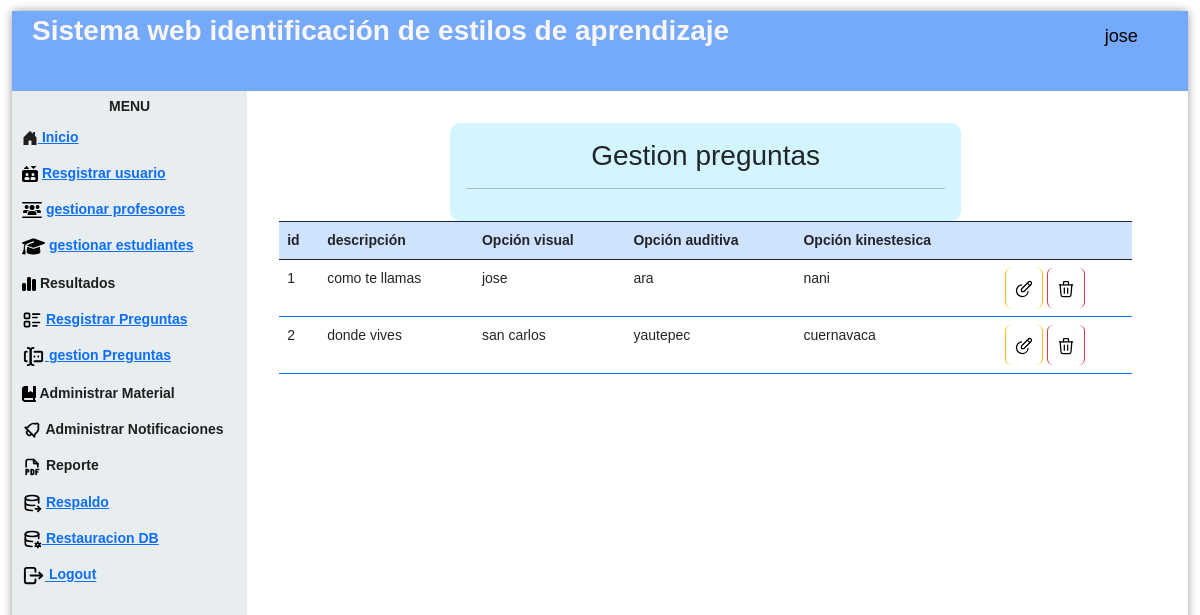
Screenshot of /gestionPreguntas.php (signed in) with the database file from the repository.
### tables this page shows
CREATE TABLE `pregunta` (
  `idpreguntas` int(11) NOT NULL,
  `descripción_p` varchar(300) NOT NULL
);

CREATE TABLE `opcion` (
  `idop` int(11) NOT NULL,
  `idPregunta` int(11) NOT NULL,
  `descripción_op` varchar(180) NOT NULL,
  `categoria` varchar(25) NOT NULL
);

### gestionPreguntas.php (the view, shortened to what this page needs)
<!DOCTYPE html>
<html lang="en">
<head>
    <link href="https://cdn.jsdelivr.net/npm/bootstrap@5.2.2/dist/css/bootstrap.min.css" rel="stylesheet">
    <link href='css/nav.css' rel='stylesheet' type='text/css'>
    <link href='css/formulario.css' rel='stylesheet' type='text/css'>
</head>
<body>
<div class="page">
  <div class="pageHeader">
    <div class="title">Sistema web identificación de estilos de aprendizaje</div>
    <div class="userPanel"><span class="username" style="color:#000000";><i class="fa-solid fa-user-large"></i></svg>
          <?php   echo  $_SESSION["nombre"];
            ?></span></div>
  </div>
  <div class="main">
    <div class="nav">
      <div class="menu">
      <div class="title"><center>Menu</center></div>
        <ul>
          <li><a href="controlador/loginrol.php"> Inicio<a></li>
          <li>
            <a href="registroUs.php"> Resgistrar usuario<a></li>
          <li>
            <a href="gestionPr.php">gestionar profesores<a></li>
            <li>
          <a href="gestionEs.php"> gestionar estudiantes<a></li>
          <li>Resultados</li>
          <li>   <a href="registroPregunta.php"> Resgistrar Preguntas<a></li>
          <li><a href="gestionPreguntas.php"> gestion Preguntas<a></li>
          <li>Administrar Material</li>
          <li>  Administrar Notificaciones</li>
          <li>  Reporte</li>
          <li> <a href="generaR.php"> Respaldo<a></li>
          <li><a href="respaldo"> Restauracion DB<a></li>
          <li><a href="controlador/cerrarsesion.php"> Logout<a></li>
        </ul>
      </div>
    </div>
    <div class="view col-12 p-3 ">
      <div class="container-fluid row">
        <div class="col-12 p-3">
        <form action="" method="get" class="col-10 p-3 m-auto formulario">
           <h3>Gestion preguntas</h3>
           <hr    color="#000000";>
        </form>
        <?php
          include "modelo/conexion.php";
          $sql = $conexion->query("SELECT * FROM pregunta");
        ?>
        <table class="table">
        <thead class="table bg-light text-dark table-striped table-bordered border-dark table-primary">
    <tr>
        <th scope="col">id</th>
        <th scope="col">descripción</th>
        <th scope="col">Opción visual</th>
        <th scope="col">Opción auditiva</th>
        <th scope="col">Opción kinestesica</th>
        <th scope="col"></th>
    </tr>
</thead>
          <tbody class="table table table-striped table-hover table-bordered border-primary">
            <?php
              while($datos=$sql->fetch_object()){
                $idPregunta = $datos->idpreguntas;
                $sqlOpciones = $conexion->query("SELECT * FROM opcion WHERE idPregunta = $idPregunta");
              ?>
            <tr>
              <td><?= $datos->idpreguntas ?></td>
              <td><?= $datos->descripción_p ?></td>
               <?php
                while ($opciones = $sqlOpciones->fetch_object()) {
                echo '<td>' . $opciones->descripción_op . '</td>';
                }
               ?>
               <td>
                <a href="modificacionPre.php?id=<?= $datos->idpreguntas ?>" class="btn btn-small btn-warning">
                </a>
                <a onclick="return eliminar()" href="gestionPreguntas.php?id=<?= $datos->idpreguntas ?>"  class="btn btn-small btn-danger" >
                </a>
              </td>
            </tr>
            <?php }
              ?>
          </tbody>
        </table>
      </div>
    </div>
    </div>
  </div>
</div>
</body>
</html>

### css/nav.css (style rules this page uses)
html { background-image: url(http://www.ultraimg.com/images/2UeGfhZ.jpg); }
body { padding: 0px; margin: 0px; font-family: "Open Sans"; font-size: 14px; }
.page { position: absolute; width: 98%; height: 98%; left: 1%; top: 1%; background-color: rgba(255, 255, 255, 0.7); -moz-border-radius: 4px; -webkit-border-radius: 4px; border-radius: 4px; -moz-box-shadow: 0 0 10px 0 rgba(0, 0, 0, 0.4); -webkit-box-shadow: 0 0 10px 0 rgba(0, 0, 0, 0.4); box-shadow: 0 0 10px 0 rgba(0, 0, 0, 0.4); }
.pageHeader { width: 100%; height: 80px; line-height: 50px; background-color: #75a9f9; color: rgb(250, 246, 246); -moz-box-sizing: border-box; -webkit-box-sizing: border-box; box-sizing: border-box; padding: 5px 20px; vertical-align: middle; }
.pageHeader .title { width: 70%; float: left; line-height: 30px; font-size: 2em; font-weight: 700; }
.pageHeader .userPanel { width: 30%; float: right; }
.pageHeader .userPanel .username { float: right; line-height: 40px; padding: 0px 20px; font-weight: 400; font-size: 1.3em; color:#201f1f; }
.main { position: relative; width: 100%; height: 100%; clear: both; background-color: white; }
.main .nav { width: 20%; height: 100%; float: left; background-color: rgba(227, 234, 235, 0.8); }
.main .nav .menu { width: 100%; margin: 5px; color: #201f1f; }
.main .nav .menu .title { font-weight: 700; font-size: 1em; text-transform: uppercase; }
.main .nav .menu ul { padding-left: 0px; }
.main .nav .menu ul li { cursor: pointer; list-style: none; margin: 5px 0px; padding: 5px 0px; font-weight: 600; margin-right: 10px; padding-left: 5px; -moz-border-radius: 4px; -webkit-border-radius: 4px; border-radius: 4px; transition: 0.25s all; }
.main .view { position: relative; overflow: hidden; }
.main .view ,img { float: right; padding-top: 3%; width: 80%; }
.view ,table { align-items: center; }

### css/formulario.css (style rules this page uses)
* { transition: .4s; box-sizing: border-box; font-family: 'arial'; }
body { background: rgba(255, 255, 255, 0.8); }
.formulario { width: 60%; margin: auto; text-align: center; background: #4dd7fa3f; padding-top: 30px; border-radius: 10px; }

### rows the page displays
pregunta: idpreguntas "1", descripción_p "como te llamas"
opcion: descripción_op "jose"
opcion: descripción_op "ara"
opcion: descripción_op "nani"
pregunta: idpreguntas "2", descripción_p "donde vives"
opcion: descripción_op "san carlos"
opcion: descripción_op "yautepec"
opcion: descripción_op "cuernavaca"

### other values shown
$_SESSION["nombre"] "jose"
